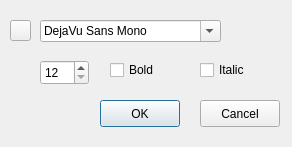
<?xml version="1.0" encoding="UTF-8"?>
<ui version="4.0">
 <class>SelectFont</class>
 <widget class="QDialog" name="SelectFont">
  <property name="geometry">
   <rect>
    <x>0</x>
    <y>0</y>
    <width>292</width>
    <height>147</height>
   </rect>
  </property>
  <property name="windowTitle">
   <string>Select Font</string>
  </property>
  <widget class="QFontComboBox" name="fontComboBox">
   <property name="geometry">
    <rect>
     <x>40</x>
     <y>20</y>
     <width>181</width>
     <height>22</height>
    </rect>
   </property>
   <property name="currentFont">
    <font>
     <family>DejaVu Sans Mono</family>
    </font>
   </property>
  </widget>
  <widget class="QPushButton" name="okPushButton">
   <property name="geometry">
    <rect>
     <x>100</x>
     <y>100</y>
     <width>80</width>
     <height>27</height>
    </rect>
   </property>
   <property name="text">
    <string>OK</string>
   </property>
  </widget>
  <widget class="QPushButton" name="cancelPushButton">
   <property name="geometry">
    <rect>
     <x>200</x>
     <y>100</y>
     <width>80</width>
     <height>27</height>
    </rect>
   </property>
   <property name="text">
    <string>Cancel</string>
   </property>
  </widget>
  <widget class="QPushButton" name="fontColorPushButton">
   <property name="geometry">
    <rect>
     <x>10</x>
     <y>20</y>
     <width>21</width>
     <height>21</height>
    </rect>
   </property>
   <property name="text">
    <string/>
   </property>
  </widget>
  <widget class="QCheckBox" name="boldCheckBox">
   <property name="geometry">
    <rect>
     <x>110</x>
     <y>60</y>
     <width>71</width>
     <height>20</height>
    </rect>
   </property>
   <property name="text">
    <string>Bold</string>
   </property>
  </widget>
  <widget class="QCheckBox" name="italicCheckBox">
   <property name="geometry">
    <rect>
     <x>200</x>
     <y>60</y>
     <width>71</width>
     <height>20</height>
    </rect>
   </property>
   <property name="text">
    <string>Italic</string>
   </property>
  </widget>
  <widget class="QSpinBox" name="sizeSpinBox">
   <property name="geometry">
    <rect>
     <x>40</x>
     <y>60</y>
     <width>49</width>
     <height>25</height>
    </rect>
   </property>
   <property name="minimum">
    <number>12</number>
   </property>
  </widget>
 </widget>
 <resources/>
 <connections>
  <connection>
   <sender>okPushButton</sender>
   <signal>clicked()</signal>
   <receiver>SelectFont</receiver>
   <slot>accept()</slot>
   <hints>
    <hint type="sourcelabel">
     <x>130</x>
     <y>69</y>
    </hint>
    <hint type="destinationlabel">
     <x>53</x>
     <y>42</y>
    </hint>
   </hints>
  </connection>
  <connection>
   <sender>cancelPushButton</sender>
   <signal>clicked()</signal>
   <receiver>SelectFont</receiver>
   <slot>reject()</slot>
   <hints>
    <hint type="sourcelabel">
     <x>250</x>
     <y>67</y>
    </hint>
    <hint type="destinationlabel">
     <x>289</x>
     <y>26</y>
    </hint>
   </hints>
  </connection>
 </connections>
</ui>
